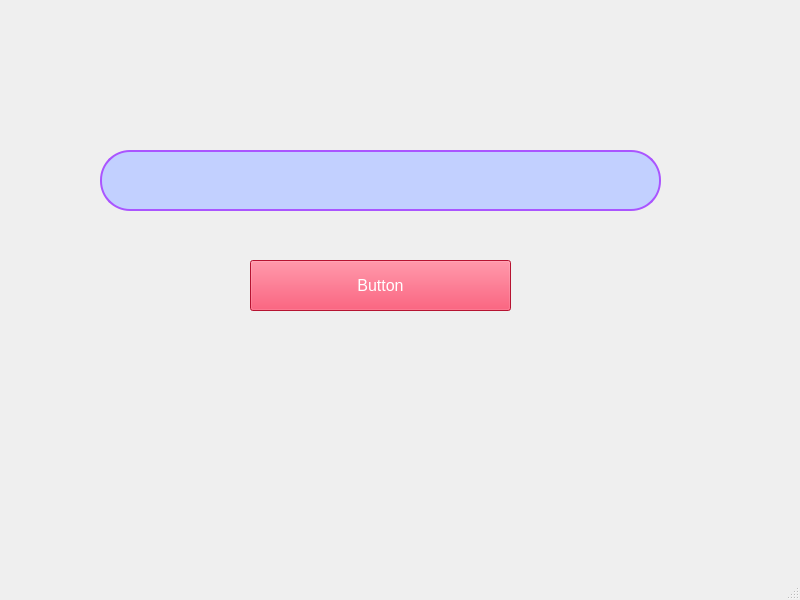
<?xml version="1.0" encoding="UTF-8"?>
<ui version="4.0">
 <class>MainWindow</class>
 <widget class="QMainWindow" name="MainWindow">
  <property name="geometry">
   <rect>
    <x>0</x>
    <y>0</y>
    <width>800</width>
    <height>600</height>
   </rect>
  </property>
  <property name="windowTitle">
   <string>MainWindow</string>
  </property>
  <property name="styleSheet">
   <string notr="true">QLineEdit{
	background: rgb(194, 208, 255);
	border:2px solid rgb(170, 85, 255);
	border-radius: 30px;
}

QLineEdit:focus{
	border:2px solid rgb(0, 0, 0);
}
QPushButton{
	background:rgb(255, 26, 68);
	color: white;
}
QPushButton:hover{
	background:rgb(255, 44, 125);
	transform:scale(1.5);	
}</string>
  </property>
  <widget class="QWidget" name="centralwidget">
   <widget class="QLineEdit" name="lineEdit">
    <property name="geometry">
     <rect>
      <x>100</x>
      <y>150</y>
      <width>561</width>
      <height>61</height>
     </rect>
    </property>
    <property name="font">
     <font>
      <pointsize>12</pointsize>
     </font>
    </property>
   </widget>
   <widget class="QPushButton" name="pushButton">
    <property name="geometry">
     <rect>
      <x>250</x>
      <y>260</y>
      <width>261</width>
      <height>51</height>
     </rect>
    </property>
    <property name="font">
     <font>
      <pointsize>12</pointsize>
     </font>
    </property>
    <property name="text">
     <string>Button</string>
    </property>
   </widget>
  </widget>
  <widget class="QMenuBar" name="menubar">
   <property name="geometry">
    <rect>
     <x>0</x>
     <y>0</y>
     <width>800</width>
     <height>26</height>
    </rect>
   </property>
  </widget>
  <widget class="QStatusBar" name="statusbar"/>
 </widget>
 <resources/>
 <connections/>
</ui>
